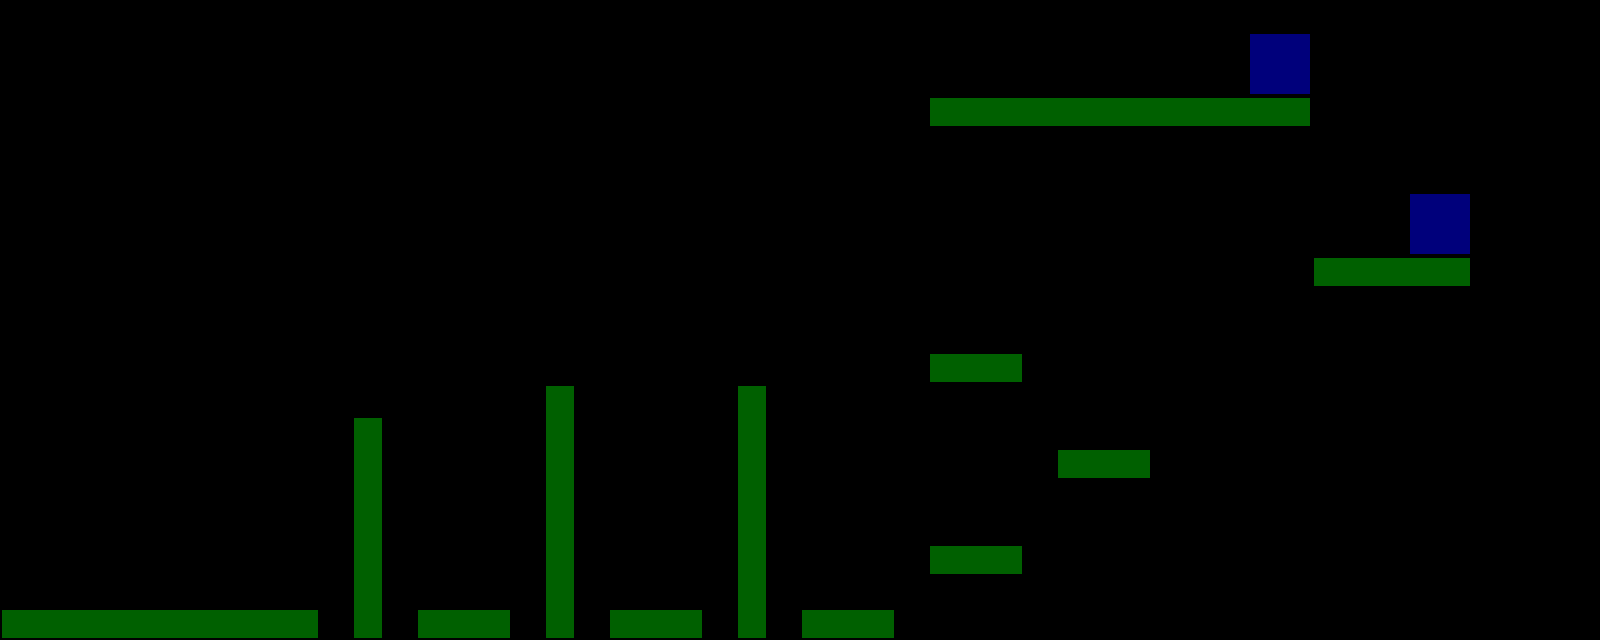

Below is a game level as drawn by its tile map, then a one-line description and the .tmx that defines it (tile-layer data replaced by summaries):
An orthogonal 50x20 tile map with 32x32 px tiles, 4 tile layers (end1, lightWorld, darkWorld, end2), 3 hidden layers not drawn.

<map version="1.0" orientation="orthogonal" width="50" height="20" tilewidth="32" tileheight="32">
 <tileset firstgid="1" name="tileSet" tilewidth="32" tileheight="32">
  <image source="tileSet.png" width="256" height="256" />
 </tileset>
 <layer name="end1" width="50" height="20">
  <data>[1000 cells, 4 non-empty, 4 distinct tile ids]</data>
 </layer>
 <layer name="spawnSeal" width="50" height="20" visible="0">
  <data>[1000 cells, 0 non-empty, 0 distinct tile ids]</data>
 </layer>
 <layer name="spawnJupiter" width="50" height="20" visible="0">
  <data>[1000 cells, 1 non-empty, 1 distinct tile ids]</data>
 </layer>
 <layer name="spawnSwan" width="50" height="20" visible="0">
  <data>[1000 cells, 1 non-empty, 1 distinct tile ids]</data>
 </layer>
 <layer name="lightWorld" width="50" height="20">
  <data>[1000 cells, 48 non-empty, 6 distinct tile ids]</data>
 </layer>
 <layer name="darkWorld" width="50" height="20">
  <data>[1000 cells, 49 non-empty, 6 distinct tile ids]</data>
 </layer>
 <layer name="end2" width="50" height="20">
  <data>[1000 cells, 4 non-empty, 4 distinct tile ids]</data>
 </layer>
</map>
